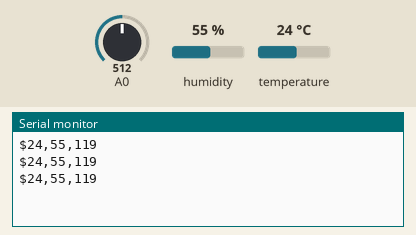
Simulated run of this sketch. Board: Arduino Uno, built with avr-gcc and run on an emulated ATmega328P. Parts: the last lines printed to the serial monitor. The test bench sets the inputs (shaded band); at power-on: humidity 55 %, A0 = 512, temperature 24 °C.

Above: at 1.3 s.
1.4 s: humidity set to 22 %
At 2.0 s:
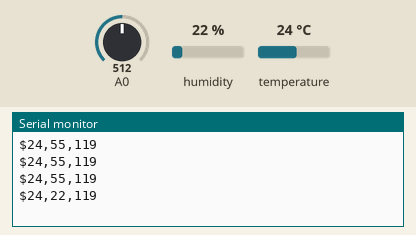
2.9 s: A0 set to 306
At 3.6 s:
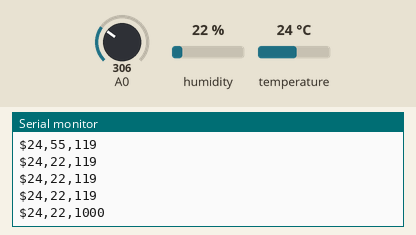
4.4 s: temperature set to 12 °C
At 5.2 s:
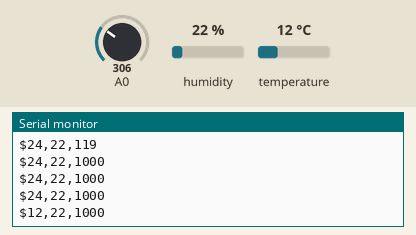
5.9 s: A0 set to 122
At 5.9 s:
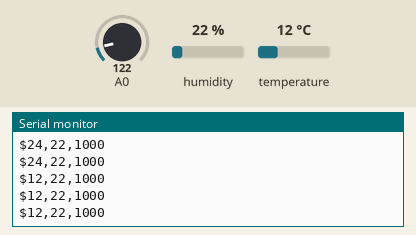
7.4 s: humidity set to 40 %
At 7.8 s:
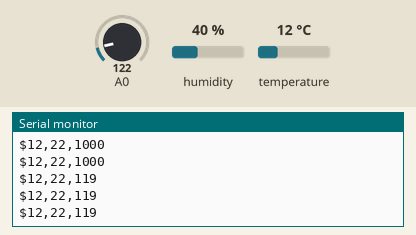
Timing chart, 0 to 9.9 s (numbered marks = the images above; inputs shaded):
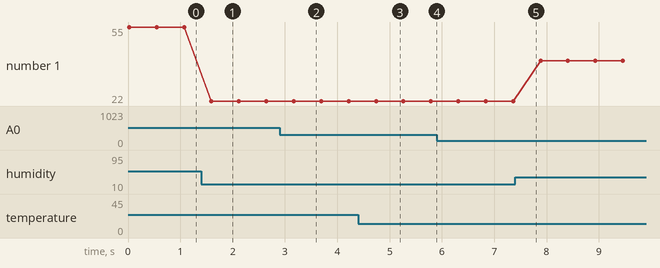

Measured:
- after the input at 1.4 s, the serial monitor: prints a new line after 0.20 s (image 1)
- after the input at 2.9 s, the serial monitor: prints a new line after 0.27 s (image 2)
- after the input at 4.4 s, the serial monitor: prints a new line after 0.34 s (image 3)
- plotted number 1: 55 → 22 after the input at 1.4 s, 22 → 40 after the input at 7.4 s

The sketch:

MQ5-GasSensor.ino
```cpp
#include <SimpleDHT.h>

unsigned int gasVal;

// #define Packet_length 9
// unsigned char TxData[Packet_length] = {'@', 'G', 0x00, 0x00, 0x00, 0x00,0x00,0x00, '\n'};

int DHT_Pin = 7;
SimpleDHT11 dht11(DHT_Pin);
byte temp = 0;
byte humi = 0;
float dIndex = 0;

void setup() {
  // put your setup code here, to run once:
  Serial.begin(9600);
  pinMode(A0,INPUT);
}

void loop() {
  // put your main code here, to run repeatedly:
  gasVal = MQ5_ppm();


  int err = dht11.read(&temp,&humi,NULL);
  if (err != SimpleDHTErrSuccess){
    Serial.print("Read DHT11 Failed, err =");
    Serial.println(err);
    delay(1000);
    return;
  }

  Serial.print("$");
  Serial.print(temp);
  Serial.print(",");
  Serial.print(humi);
  Serial.print(",");
  Serial.println(gasVal);


  delay(500);
}

unsigned int MQ5_ppm(){
  unsigned int adVal = analogRead(A0) / 0.6; // 2k//3k
  float ratio = adVal/(614-adVal);
  if (ratio > 6.7) ratio=6.7;
  unsigned int ppm = pow(2.71828182, 0.7201*ratio)*119.37;
  if (ppm > 1000) ppm=1000;
  return ppm;

}
```
